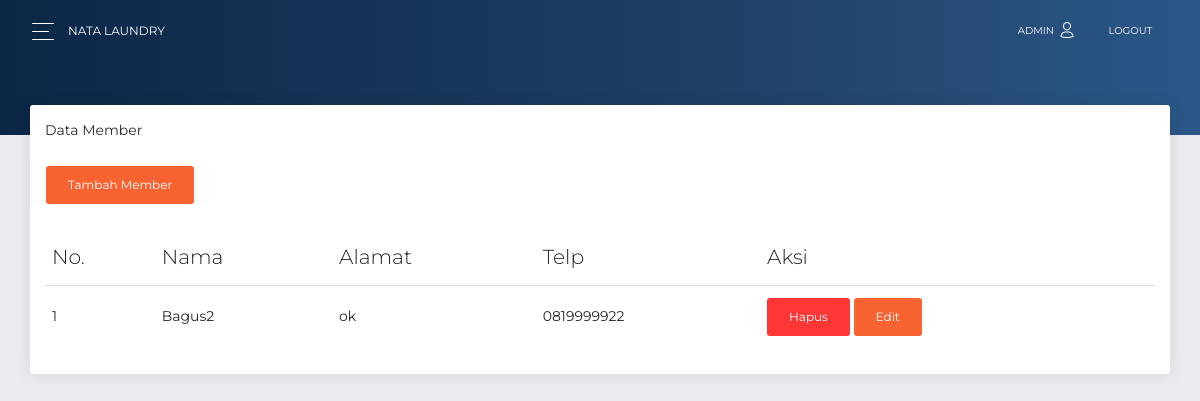
/admin/data_member.php (signed in), run on the app's committed database.
### tables this page shows
CREATE TABLE `tb_member` (
  `id` int(11) NOT NULL,
  `nama` varchar(100) NOT NULL,
  `alamat` text NOT NULL,
  `jenis_kelamin` enum('L','P') NOT NULL,
  `tlp` varchar(15) NOT NULL
);

### functions.php (called while the page is built, shortened)
<?php
$conn = mysqli_connect("localhost","root","","lundri");
function query($query)
{
    global $conn;
    $result = mysqli_query($conn, $query);
    $rows = [];
    while ($row = mysqli_fetch_assoc($result)) {
        $rows[] = $row;
    }
    return $rows;
}

### admin/data_member.php (the view)
<?php
require '../functions.php';
$member = query("SELECT * FROM tb_member");
?>
<?php require 'layouts/header.php'; ?>
      <div class="panel-header panel-header-sm">
      </div>
      <div class="content">
        <div class="row">
          <div class="col-md-12">
            <div class="card">
              <div class="card-header">
                Data Member
              </div>
              <div class="card-body">
                <p align='left'><a class='btn btn-primary' href='tambah_member.php'><i class='icon-plus'></i>Tambah Member</a></p>
            <table id='datatable' class='table table-hover'>
              <thead>
                <tr>
                  <th><i class='icon-terminal'></i> No.</th>
                  <th><i class='icon-terminal'></i> Nama</th>
                  <th><i class='icon-signal'></i> Alamat</th>
                  <th><i class='icon-signal'></i> Telp</th>
                  <th><i class='icon-chevron-right'></i> Aksi</th>
                </tr>
              </thead>
              <tbody>
                <?php $nomor=1; ?>
                <?php foreach($member as $m) : ?>
                  <tr>
                    <td><?php echo $nomor++; ?></td>
                    <td><?php echo $m["nama"]; ?></td>
                    <td><?php echo $m["alamat"]; ?></td>
                    <td><?php echo $m["tlp"]; ?></td>
                    <td>
                      <a class='btn btn-danger' href='hapus_member.php?id=<?php echo $m["id"]; ?>'><i class='icon-edit'></i>Hapus</a>
                      <a class='btn btn-primary' href='update_member.php?id=<?php echo $m["id"]; ?>'><i class='icon-edit'></i>Edit</a>
                    </tr>
                  <?php endforeach; ?>
                </tbody>
              </table>
              </div>
            </div>
          </div>
        </div>
      </div>
    </div>
  </div>
<?php require 'layouts/footer.php'; ?>

### data on the page
tb_member: nama "Bagus2", alamat "ok", tlp "0819999922"

### other printed values
$_SESSION["user"]["username"] "ADMIN"
